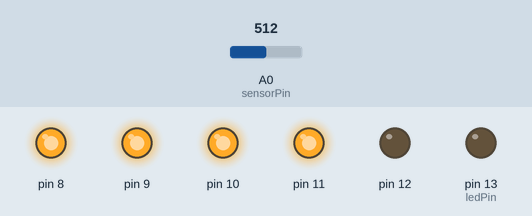
Simulated run of this sketch. Board: Arduino Uno, built with avr-gcc and run on an emulated ATmega328P. Shown: output pins drawn as LEDs (lit = HIGH). Inputs (shaded band) come from the test bench; at power-on: A0 (sensorPin) = 512.

Above: at 3.8 s.
3.9 s: A0 (sensorPin) set to 0
At 6.0 s:
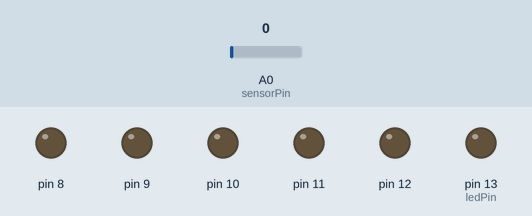
At 7.0 s:
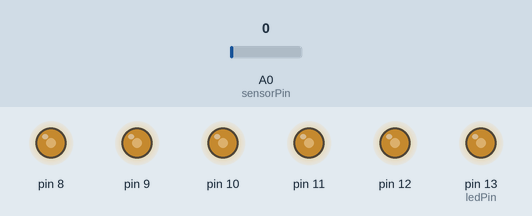
7.9 s: A0 (sensorPin) set to 122
At 8.2 s:
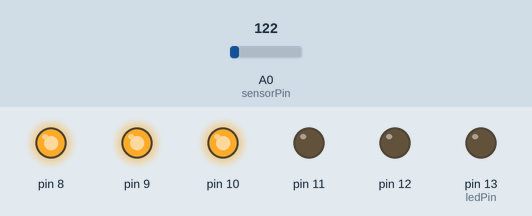
Timing chart, 0 to 17.9 s (numbered marks = the images above; inputs shaded):
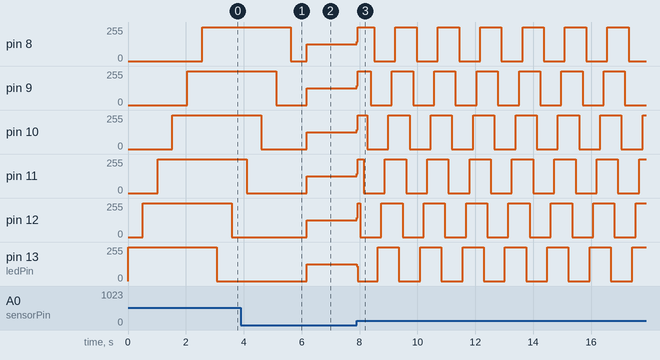

The sketch:

Blink_Row.ino
```cpp
int sensorPin = 0;    // The potentiometer is connected to
                      // analog pin 0

int ledPin = 13;      // The LED is connected to digital pin 13

// the setup function runs once when you press reset or power the board
void setup() {
  // initialize digital pin LED_BUILTIN as an output.
  pinMode(13, OUTPUT);
  pinMode(12, OUTPUT);
  pinMode(11, OUTPUT);
  pinMode(10, OUTPUT);
  pinMode(9, OUTPUT);
  pinMode(8, OUTPUT);


}

// the loop function runs over and over again forever
void loop() {
   AllOn();
   AllOff();
}

void AllOn()
{
  int sensorValue;
  sensorValue = analogRead(sensorPin);

  digitalWrite(13, HIGH);
  delay(sensorValue);
  digitalWrite(12, HIGH);
  delay(sensorValue);
  digitalWrite(11, HIGH);
  delay(sensorValue);
  digitalWrite(10, HIGH);
  delay(sensorValue);
  digitalWrite(9, HIGH);
  delay(sensorValue);
  digitalWrite(8, HIGH);
  delay(sensorValue);
}

void AllOff()
{
  int sensorValue;
  sensorValue = analogRead(sensorPin);

  digitalWrite(13, LOW);
  delay(sensorValue);
  digitalWrite(12, LOW);
  delay(sensorValue);
  digitalWrite(11, LOW);
  delay(sensorValue);
  digitalWrite(10, LOW);
  delay(sensorValue);
  digitalWrite(9, LOW);
  delay(sensorValue);
  digitalWrite(8, LOW);
  delay(sensorValue);
}
```

Measured:
- after the input at 3.9 s, pin 12, pin 13 (ledPin): 0/255 → 127/255 after 2.3 s
- after the input at 7.9 s, pin 8: 127/255 → 143/255 at once, then moves between 0/255 and 255/255, repeating every 4.4 s; pin 13 (ledPin): 127/255 → 110/255 at once, then repeats every 1.4 s: 0/255 0.69 s, 255/255 0.73 s
